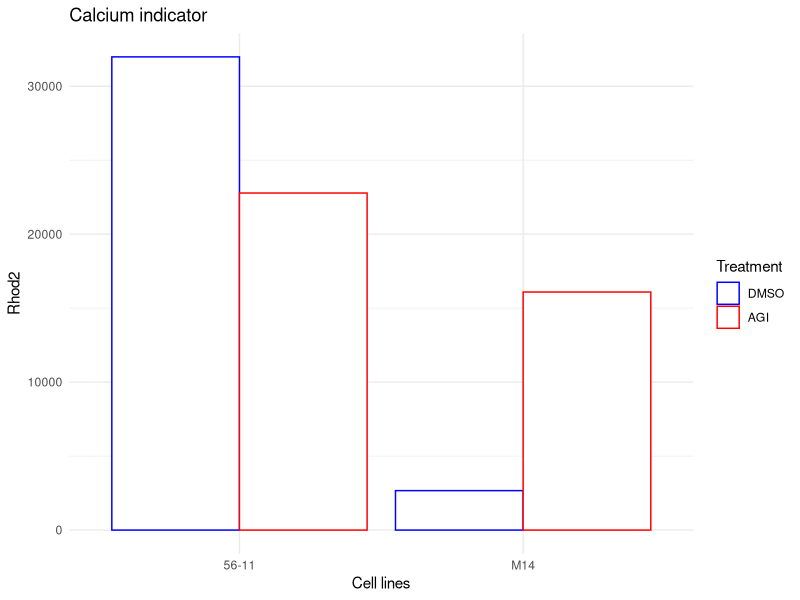

Source code (R): (Note: this script raises an error after producing the figure.)
## ---- chunk 1
library(ggplot2)
library(dplyr)

Diff_facs_analysis <- read.csv("Data/Replicat 1/Diff_AGI.csv")
Rhod2_facs_analysis <- read.csv("Data/Replicat 1/Rhod2_AGI.csv")
PpIX_facs_analysis <- read.csv("Data/Replicat 1/PpIX_AGI_ALA_Basal.csv")
Scenith_analysis <- read.csv("Data/Replicat 1/Scenith.csv")
## ---- chunk 2
ggplot(data=Rhod2_facs_analysis, aes(x = Cell.line, y = Rhod2, color = factor(Treatment, levels = c("DMSO", "AGI")))) +
  scale_color_manual(values=c("#0000FF", "#FF0000"), limits=c("DMSO", "AGI")) +
  geom_bar(stat = "identity", fill = "white", position = position_dodge()) + 
  labs(color = "Treatment", title = "Calcium indicator", x = "Cell lines")+
  theme_minimal()
## ---- chunk 3
ggplot(data=Rhod2_df, aes(x = Cell.line, y = as.numeric(Rhod2), color = factor(Treatment, levels = c("DMSO", "AGI")))) +
  scale_color_manual(values=c("#0000FF", "#FF0000"), limits=c("DMSO", "AGI")) +
  geom_bar(stat = "identity", fill = "white", position = position_dodge()) + 
  labs(color = "Treatment", title = "Calcium indicator", x = "Cell lines")+
  theme_minimal()
## ---- chunk 4
ggplot(data=PpIX_facs_analysis, aes(x = Cell.line, y = MFI_PpIX, color = factor(Treatment, levels = c("DMSO", "AGI")))) + 
  scale_color_manual(values=c("#0000FF", "#FF0000"), limits=c("DMSO", "AGI")) +
  geom_bar(stat = "identity", fill = "white", position = position_dodge()) + 
  labs(color = "Treatment", title = "PpIX indicator", x = "Cell lines")+
  theme_minimal()
## ---- chunk 5
ggplot(data=PpIX_facs_analysis, aes(x = Cell.line, y = ALA.basal, color = factor(Treatment, levels = c("DMSO", "AGI")))) + 
  scale_color_manual(values=c("#0000FF", "#FF0000"), limits=c("DMSO", "AGI")) +
  geom_bar(stat = "identity", fill = "white", position = position_dodge()) + 
  labs(color = "Treatment", title = "PpIX ALA/basal", x = "Cell lines")+
  theme_minimal()
## ---- chunk 6
ggplot(data=Scenith_analysis, aes(x=factor(Treatment, levels = c("DMSO", "AGI")), y=Gly_dependency, color=factor(Treatment, levels = c("DMSO", "AGI"))))+
  scale_color_manual(values=c("#0000FF", "#FF0000"), limits=c("DMSO", "AGI")) +
  geom_bar(stat = "identity", fill = "white", position = position_dodge()) + 
  labs(color = "Treatment", title = "Glycolyse dependency", x = "Treatment")+
  theme_minimal()
## ---- chunk 7
ggplot(data=Scenith_analysis, aes(x=factor(Treatment, levels = c("DMSO", "AGI")), y=Mito_dependency, color=factor(Treatment, levels = c("DMSO", "AGI"))))+
  scale_color_manual(values=c("#0000FF", "#FF0000"), limits=c("DMSO", "AGI")) +
  geom_bar(stat = "identity", fill = "white", position = position_dodge()) + 
  labs(color = "Treatment", title = "Mitochondria dependency", x = "Treatment")+
  theme_minimal()
## ---- chunk 8
ggplot(data=Diff_facs_analysis[c(1:4),], aes(x=Cell.line, y=CD11b_PE_A, color=factor(Treatment, levels = c("DMSO", "AGI"))))+
  scale_color_manual(values=c("#0000FF", "#FF0000"), limits=c("DMSO", "AGI")) +
  geom_bar(stat = "identity", fill = "white", position = position_dodge()) + 
  labs(color = "Treatment", title = "CD11b", x = "Cell lines")+
  theme_minimal()
## ---- chunk 9
ggplot(data=Diff_facs_analysis[c(1:4),], aes(x=Cell.line, y=CD14.APC__A700_A, color=factor(Treatment, levels = c("DMSO", "AGI"))))+
  scale_color_manual(values=c("#0000FF", "#FF0000"), limits=c("DMSO", "AGI")) +
  geom_bar(stat = "identity", fill = "white", position = position_dodge()) + 
  labs(color = "Treatment", title = "CD14", x = "Cell lines")+
  theme_minimal()
## ---- chunk 10
ggplot(data=Diff_facs_analysis[c(1:4),], aes(x=Cell.line, y=CD15_APC_A, color=factor(Treatment, levels = c("DMSO", "AGI"))))+
  scale_color_manual(values=c("#0000FF", "#FF0000"), limits=c("DMSO", "AGI")) +
  geom_bar(stat = "identity", fill = "white", position = position_dodge()) + 
  labs(color = "Treatment", title = "CD15", x = "Cell lines")+
  theme_minimal()
## ---- chunk 11
Replicat2 <- read.csv("Data/Replicat 2/2021 12 14 - Rhod2 - M14R132, 56-11 AGI J+7.csv", nrows = 10, check.names = F, row.names = 1)[,-6]
## ---- chunk 12
Rhod2_df <- data.frame("Rhod2" = Replicat2$`Median Rhod2`[c(1:4)],
                       "Cell.line" = c(rep("56-11",2), rep("M14",2)),
                       "Treatment" = rep(c("AGI", "DMSO"), 2)
) %>% t() %>% data.frame() %>% rev() %>% t() %>% data.frame() 

Rhod2_df

Rhod2_df_final <- data.frame("Rhod2" = (as.numeric(Rhod2_df$Rhod2) + Rhod2_facs_analysis$Rhod2)/2,
                             "Cell.line" = c("M14", "M14", "56-11", "56-11"),
                              "Treatment" = rep(c("DMSO", "AGI"), 2)
)

Rhod2_all_data <- data.frame("Rhod2" = as.numeric(c(Replicat2$`Median Rhod2`[c(1:4)], Rhod2_facs_analysis$Rhod2)),
                             "Cell.line" = c(rep("56-11",2), rep("M14",4), rep("56-11",2)),
                              "Treatment" = c(rep(c("AGI", "DMSO"), 2), rep(c("DMSO", "AGI"), 2))
)

ggplot(data=Rhod2_df_final, aes(x = Cell.line, y = Rhod2, color = factor(Treatment, levels = c("DMSO", "AGI")))) +
  geom_bar(stat = "identity", fill = "white", position = position_dodge()) + 
  geom_jitter(data = Rhod2_all_data, 
              inherit.aes = F, 
              mapping = aes(x = Cell.line, 
                            y = Rhod2, 
                            color = factor(Treatment, levels = c("DMSO", "AGI"))),
              width = 0.25) + 
  scale_color_manual(values=c("#0000FF", "#FF0000"), limits=c("DMSO", "AGI")) +
  labs(color = "Treatment", title = "Calcium indicator", x = "Cell lines")+
  theme_minimal()

## ---- chunk 13
CD38_df <- data.frame("CD38" = Replicat2[c(1:4),"Median CD38"],
                      "Cell.line" = c(rep("56-11", 2), rep("M14", 2)),
                      "Treatment" = rep(c("AGI", "DMSO"), 2)
                      )

ggplot(data=CD38_df[c(1:4),], aes(x=Cell.line, y=CD38, color=factor(Treatment, levels = c("DMSO", "AGI"))))+
  scale_color_manual(values=c("#0000FF", "#FF0000"), limits=c("DMSO", "AGI")) +
  geom_bar(stat = "identity", fill = "white", position = position_dodge()) + 
  labs(color = "Treatment", title = "CD38", x = "Cell lines")+
  theme_minimal()
## ---- chunk 14
CD15_df <- data.frame("CD15" = Replicat2[c(1:4),"Median CD15"],
                      "Cell.line" = c(rep("56-11", 2), rep("M14", 2)),
                      "Treatment" = rep(c("AGI", "DMSO"), 2)
                      )

ggplot(data=CD15_df[c(1:4),], aes(x=Cell.line, y=CD15, color=factor(Treatment, levels = c("DMSO", "AGI"))))+
  scale_color_manual(values=c("#0000FF", "#FF0000"), limits=c("DMSO", "AGI")) +
  geom_bar(stat = "identity", fill = "white", position = position_dodge()) + 
  labs(color = "Treatment", title = "CD15", x = "Cell lines")+
  theme_minimal()
## ---- chunk 15
Scenith_MOLM14 <- data.frame("Cell.line" = c(rep("M14", 2), rep("56-11",2)),
                             "Mitochondrial_dependancy" = c(62.9, 16.0, 46.7, 40.8),
                             "Mitochondrial_signal" = c(199824.95, 251765.25, 557897, 450958.25),
                             "Treatment" = rep(c("DMSO", "AGI"), 2)
)
## ---- chunk 16
ggplot(data=Scenith_MOLM14, aes(x=Cell.line, y=Mitochondrial_dependancy, color=factor(Treatment, levels = c("DMSO", "AGI"))))+
  scale_color_manual(values=c("#0000FF", "#FF0000"), limits=c("DMSO", "AGI")) +
  geom_bar(stat = "identity", fill = "white", position = position_dodge()) + 
  labs(color = "Treatment", title = "Mitochondrial dependancy", x = "Cell lines")+
  theme_minimal()
